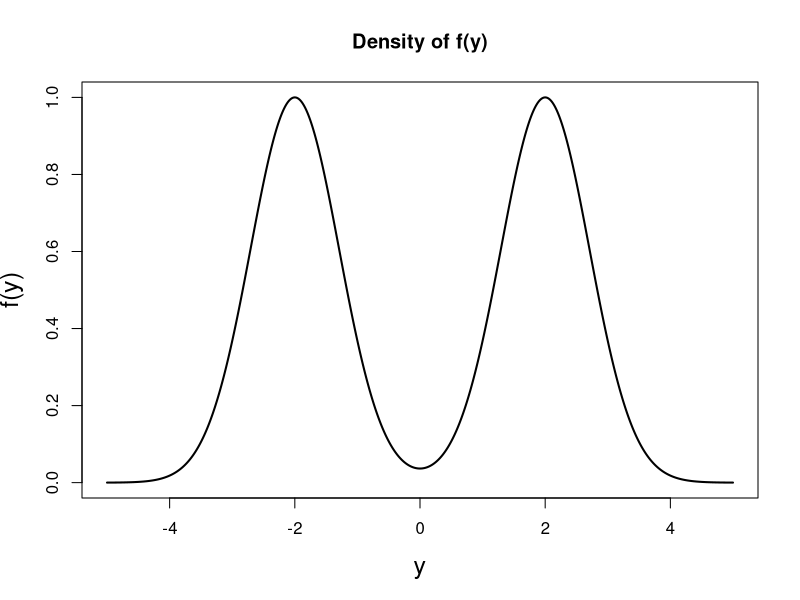

This chart was generated by the following R code: (Note: this script raises an error after producing the figure.)
#Question 2
library(scales)

#Time it function

#Part c i: Plot function

f = function(y){
  fy = exp(-(y-2)^2) + exp(-(y+2)^2)
  fy
}

fy_eval = function(y){
  fy = exp(-(y-2)^2) + exp(-(y+2)^2)
  fy
}


#Evaluate
y = seq(-5,5, length = 5000)
fy = fy_eval(y)

#Plots
plot(y, fy, type = 'l', ylab ='f(y)', lwd=2, cex.lab=1.5, main = 'Density of f(y)')


#Time it
start_time <- Sys.time()
fy = f_eval(y)
end_time <- Sys.time()
end_time - start_time


#Norm constant
norm_constant = 7.174476 # (1/0.139383) Using wolfram alpha
plot(y, norm_constant*fy, type='l')


#Part c ii.
#Vars
v = seq(-10, 10, length = 1000) #v = seq(-5,5, length = 200)
u = seq(0, 10, length = 1000) #u = seq(0, 1.5, length = 200)

#f
f <- sqrt(f(v / u))
#Evaluate
data <- within(data, f <- sqrt(f(v / u)))



#********************************************************
#Part c ii
A_eval <- function(ubnds, vbnds, dimension1){
  
  #Setup variables
  v = seq(ubnds[1],ubnds[2], length = dimension1) 
  u = seq(vbnds[1], vbnds[2], length = dimension1) 
  data <- expand.grid(v=v, u=u)
  
  #Evaluate function at y = v/u
  data <- within(data, f <- sqrt(fy_eval(v / u))) #Evaluate function for 
  #Check where boundary constraints met i.e  u <= fy(v/u)
  data$check <- data$u <= data$f
  
  #Plot v vs u and colour according to whether the boundary check satisfied or not
  plot(v ~ u, data = data, col = data$check + 1, 
       pch = 16, cex.lab=1.5, main = 'Visualisation of region A')
  legend('topleft', legend = c('Not A', 'A'), col = 1:2, pch = 16)
  
}
  
#Evaluate function
ubnds = c(-2.5, 2.5)
vbnds = c(0.001, 1.02)
A_eval(ubnds, vbnds, 500)

#Plot
plot(v ~ u, data = data, col = data$check + 1, 
       pch = 16, cex.lab=1.5, main = 'Visualisation of region A')
legend('topleft', legend = c('Not A', 'A'), col = 1:2, pch = 16)

  
#Method 2
#Vars
v = seq(-2.5,2.5, length = 500) #v = seq(-5,5, length = 200)
u = seq(0.001, 1.02, length = 500) #u = seq(0, 1.5, length = 200)
data <- expand.grid(v=v, u=u)

#Evaluate
data <- within(data, f <- sqrt(f(v / u)))
#Bounds
data$check <- data$u <= data$f

#Plots
start_time <- Sys.time()
plot(v ~ u, data = data, col = data$check + 1, 
     pch = 16, cex.lab=1.5, main = 'Visualisation of region A')
legend('topleft', legend = c('Not A', 'A'), col = 1:2, pch = 16)

plot(f ~ u, data = data, col = data$check + 1, pch = 16)
legend('topleft', legend = c(FALSE, TRUE), col = 1:2, pch = 16)

plot(f ~ v, data = data, col = data$check + 1, pch = 16, cex.lab=1.5)
legend('topleft', legend = c(FALSE, TRUE), col = 1:2, pch = 16)

#******************
#True/In Boundary 
data_bounded = data[data$check == TRUE, ]
data_bounded$grad = data_bounded$v/data_bounded$u
summary(data_bounded)

#Plot
plot(v ~ u, data = data_bounded, col = 'red', pch = 16, cex.lab=1.5, main = 'Visualisation of region A')

legend('topleft', legend = c('Not A', 'A'), col = 1:2, pch = 16)

#Find B
summary(data_bounded[data_bounded$u > 0,])


#***********************
#Part d 
#Function
A_sampler_loop = function(num_samps, ubnds, vbnds){
  
  #Variables
  us = c()
  vs = c()
  j = 1
  
  for (i in 1:num_samps){
    
    u = runif(1, ubnds[1], ubnds[2]) #uniform [0, 1]
    v = runif(1, vbnds[1], vbnds[2]) #uniform [-2.5, 2.5]
    
    if (u <= sqrt(fy_eval(v/u))) { #If constraint on the boundary of region A is met
      us[j] = u
      vs[j] = v
      j = j+1
      
    }

  }

  return(list(us = us,vs = vs))
}

#***********************
#Part d 
#Function no loop
A_sampler = function(num_samps, ubnds, vbnds){
  
  #1. Variables
  us = c()
  vs = c()
  j = 1
  num_samps = num_proposals*4
  
  #2. Uniformly sample over Rectangle
  u = runif(num_samps, ubnds[1], ubnds[2]) #uniform [0, 1]
  v = runif(num_samps, vbnds[1], vbnds[2]) #uniform [-2.5, 2.5]
  
  #3. Accept samples based on constraint on the boundary of region A
  accept <- u <= sqrt(fy_eval(v/u))
  us = u[accept]
  vs = v[accept]
  
  #Return region A i.e (u,v)
  return(list(us = us,vs = vs))
}

#Samples Apply function
ubnds = c(0.01, 1.4)
vbnds = c(-2.5, 2.5) #ubnds = c(0.0, 2) vbnds = c(-4, 4)
num_proposals = 100000 #000
#num_samps = num_proposals*4

start_time <- Sys.time()
As_100k =  A_sampler(num_proposals, ubnds, vbnds)
end_time <- Sys.time()
time_As = end_time - start_time
print(time_As)
print(length(As$us))

#Plot
par(mfrow=c(1,1))
plot(As_100k$us, As_100k$vs, xlab = 'u', ylab = 'v',
     main = 'Empirical samples of fy (100,000 samples)',
     cex.lab=1.5, col = 'orange', pch = 16)

#**********
#Comparison Plot
par(mfrow=c(2,1))
plot(As$vs, As$us, xlab = 'v', ylab = 'u',
     main = 'Empirical samples of f(v/u) (1,000,000 samples)',
     cex.lab=1.5, col = 'orange', pch = 16)
plot(u ~ v, data = data_bounded, 
     xlab = 'v', ylab = 'u', main = 'Analytical evaluation of f(v/u)',
     col = 'red', pch = 16, cex.lab=1.5)



plot(As$us, As$vs, xlab = 'u', ylab = 'v',
     main = 'Analytical evaluation of f(v/u)',
       cex.lab=1.5, xlim = c(0.001, 1),
       col = alpha('green', 0.15)) #, ylim = vbnds,
points(v ~ u, data = data_bounded, col = alpha('orange', 0.1), cex.lab=1.5, type = 'o')


points(v ~ u, data = data_bounded, 
     col = alpha('orange', 0.2), cex.lab=1.5, type = 'o')
legend('topleft', legend = c('Empirical', 'Analytical'), pch = 16, col = c('orange', 'green'))


plot(v ~ u, data = data_bounded, 
       col = alpha('orange', 0.2), cex.lab=1.5, type = 'o')


lines(v ~ u, data = data_bounded, 
      xlim = c(0.001, 1), col = alpha('blue', 0.4), 
      pch = 16, cex.lab=1.5)  #, main = 'Visualisation of region A')

#************
#Draft
#Function
A_sampler = function(num_samps, ubnds, vbnds){
  
  #Variables
  us = c()
  vs = c()
  j = 1
  
  for (i in 1:num_samps){
    
    u = runif(1, ubnds[1], ubnds[2]) #uniform from a rectangle
    o = sprintf('u = %f', u)
    #print(o)
    v = runif(1, vbnds[1], vbnds[2])
    o = sprintf('v = %f', u)
    #print(o)
    o = sprintf('f = %f', sqrt(fy_eval(v/u)))
    #print(o)
    
    if (u <= sqrt(fy_eval(v/u))) {
      #As[j] = sqrt(f_eval(v/u))
      us[j] = u
      vs[j] = v
      #sprintf('jth sample = %i', j)
      j = j+1
      
    }
    
  }
  
  return(list(us = us,vs = vs))
}
